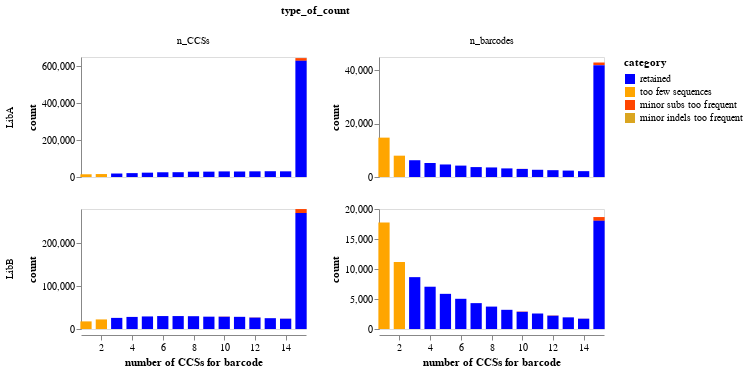

Source (notebook cell):
### Markdown cell above
## Build consensus sequences
Use the [alignparse.consensus.simple_mutconsensus](https://jbloomlab.github.io/alignparse/alignparse.consensus.html#alignparse.consensus.simple_mutconsensus) method to build consensus sequences, and plot how many barcodes and CCSs contributed to valid consensuses or had to be dropped.
Note the stats for barcodes and CCSs look different, because there are uneven numbers of CCSs per barcode:

### Code cell
# get parameters for building consensus
consensus_params = config["consensus_params"]
print(
    "Building consensus sequences with following settings\n  "
    + "\n  ".join(f"{param}={val}" for param, val in consensus_params.items())
)

# build consensus sequences and plot results
max_plot_nseqs = 15  # group nseqs >= this together
plot_width = 225

consensus, dropped = alignparse.consensus.simple_mutconsensus(
    aligned_ccs, mutation_col="gene_mutations", **consensus_params
)

consensus_stats = (
    pd.concat(
        [
            consensus.rename(columns={"variant_call_support": "nseqs"})
            .drop(columns="gene_mutations")
            .assign(drop_reason="retained", dropped=False),
            dropped.assign(dropped=True),
        ]
    )
    .assign(nseqs=lambda x: x["nseqs"].clip(upper=max_plot_nseqs))
    .groupby(["library", "drop_reason", "dropped", "nseqs"], as_index=False)
    .aggregate(
        n_barcodes=pd.NamedAgg("barcode", "count"),
        n_CCSs=pd.NamedAgg("nseqs", "sum"),
    )
    .rename(columns={"drop_reason": "category"})
    .melt(
        id_vars=["library", "category", "dropped", "nseqs"],
        value_vars=["n_barcodes", "n_CCSs"],
        var_name="type_of_count",
        value_name="count",
    )
)

# get drop reasons in order to plot
drop_reasons = (
    consensus_stats.groupby(["category", "dropped"], as_index=False)
    .aggregate({"count": "sum"})
    .sort_values(["dropped", "count"], ascending=[True, False])["category"]
    .tolist()
)
drop_colors = ["blue", "orange", "orangered", "goldenrod", "gold", "darkorange"]
assert len(drop_reasons) <= len(drop_colors)

consensus_stats_chart = (
    alt.Chart(consensus_stats)
    .encode(
        x=alt.X(
            "nseqs",
            scale=alt.Scale(domain=(1, max_plot_nseqs)),
            title="number of CCSs for barcode",
        ),
        y=alt.Y("count", stack=True),
        color=alt.Color(
            "category",
            sort=drop_reasons,
            scale=alt.Scale(range=drop_colors),
        ),
        row=alt.Row(
            "library",
            title=None,
        ),
        column=alt.Column("type_of_count"),
        tooltip=consensus_stats.columns.tolist(),
    )
    .mark_bar(size=0.75 * plot_width / max_plot_nseqs)
    .properties(width=plot_width, height=120)
    .configure_axis(grid=False)
    .resolve_scale(y="independent")
)

display(consensus_stats_chart)

### Figure 1 — Vega-Lite specification as saved in the notebook (floating-point values rounded to 4 significant figures)
{"config": {"view": {"continuousWidth": 300, "continuousHeight": 300}, "axis": {"grid": false}}, "data": {"name": "data-c68ff138f2766fe63fc43eb7e6da75b0"}, "mark": {"type": "bar", "size": 11.25}, "encoding": {"color": {"field": "category", "scale": {"range": ["blue", "orange", "orangered", "goldenrod", "gold", "darkorange"]}, "sort": ["retained", "too few sequences", "minor subs too frequent", "minor indels too frequent"], "type": "nominal"}, "column": {"field": "type_of_count", "type": "nominal"}, "row": {"field": "library", "title": null, "type": "nominal"}, "tooltip": [{"field": "library", "type": "nominal"}, {"field": "category", "type": "nominal"}, {"field": "dropped", "type": "nominal"}, {"field": "nseqs", "type": "quantitative"}, {"field": "type_of_count", "type": "nominal"}, {"field": "count", "type": "quantitative"}], "x": {"field": "nseqs", "scale": {"domain": [1, 15]}, "title": "number of CCSs for barcode", "type": "quantitative"}, "y": {"field": "count", "stack": true, "type": "quantitative"}}, "height": 120, "resolve": {"scale": {"y": "independent"}}, "width": 225, "$schema": "https://vega.github.io/schema/vega-lite/v5.8.0.json", "datasets": {"data-c68ff138f2766fe63fc43eb7e6da75b0": [{"library": "LibA", "category": "minor indels too frequent", "dropped": true, "nseqs": 10, "type_of_count": "n_barcodes", "count": 1}, {"library": "LibA", "category": "minor indels too frequent", "dropped": true, "nseqs": 15, "type_of_count": "n_barcodes", "count": 8}, {"library": "LibA", "category": "minor subs too frequent", "dropped": true, "nseqs": 10, "type_of_count": "n_barcodes", "count": 28}, {"library": "LibA", "category": "minor subs too frequent", "dropped": true, "nseqs": 12, "type_of_count": "n_barcodes", "count": 24}, {"library": "LibA", "category": "minor subs too frequent", "dropped": true, "nseqs": 14, "type_of_count": "n_barcodes", "count": 18}, {"library": "LibA", "category": "minor subs too frequent", "dropped": true, "nseqs": 15, "type_of_count": "n_barcodes", "count": 987}, {"library": "LibA", "category": "retained", "dropped": false, "nseqs": 3, "type_of_count": "n_barcodes", "count": 6289}, {"library": "LibA", "category": "retained", "dropped": false, "nseqs": 4, "type_of_count": "n_barcodes", "count": 5256}, {"library": "LibA", "category": "retained", "dropped": false, "nseqs": 5, "type_of_count": "n_barcodes", "count": 4700}, {"library": "LibA", "category": "retained", "dropped": false, "nseqs": 6, "type_of_count": "n_barcodes", "count": 4274}, {"library": "LibA", "category": "retained", "dropped": false, "nseqs": 7, "type_of_count": "n_barcodes", "count": 3719}, {"library": "LibA", "category": "retained", "dropped": false, "nseqs": 8, "type_of_count": "n_barcodes", "count": 3585}, {"library": "LibA", "category": "retained", "dropped": false, "nseqs": 9, "type_of_count": "n_barcodes", "count": 3226}, {"library": "LibA", "category": "retained", "dropped": false, "nseqs": 10, "type_of_count": "n_barcodes", "count": 3026}, {"library": "LibA", "category": "retained", "dropped": false, "nseqs": 11, "type_of_count": "n_barcodes", "count": 2706}, {"library": "LibA", "category": "retained", "dropped": false, "nseqs": 12, "type_of_count": "n_barcodes", "count": 2556}, {"library": "LibA", "category": "retained", "dropped": false, "nseqs": 13, "type_of_count": "n_barcodes", "count": 2408}, {"library": "LibA", "category": "retained", "dropped": false, "nseqs": 14, "type_of_count": "n_barcodes", "count": 2192}, {"library": "LibA", "category": "retained", "dropped": false, "nseqs": 15, "type_of_count": "n_barcodes", "count": 41949}, {"library": "LibA", "category": "too few sequences", "dropped": true, "nseqs": 1, "type_of_count": "n_barcodes", "count": 14762}, {"library": "LibA", "category": "too few sequences", "dropped": true, "nseqs": 2, "type_of_count": "n_barcodes", "count": 7998}, {"library": "LibB", "category": "minor indels too frequent", "dropped": true, "nseqs": 10, "type_of_count": "n_barcodes", "count": 1}, {"library": "LibB", "category": "minor indels too frequent", "dropped": true, "nseqs": 12, "type_of_count": "n_barcodes", "count": 1}, {"library": "LibB", "category": "minor indels too frequent", "dropped": true, "nseqs": 14, "type_of_count": "n_barcodes", "count": 1}, {"library": "LibB", "category": "minor indels too frequent", "dropped": true, "nseqs": 15, "type_of_count": "n_barcodes", "count": 1}, {"library": "LibB", "category": "minor subs too frequent", "dropped": true, "nseqs": 10, "type_of_count": "n_barcodes", "count": 60}, {"library": "LibB", "category": "minor subs too frequent", "dropped": true, "nseqs": 12, "type_of_count": "n_barcodes", "count": 55}, {"library": "LibB", "category": "minor subs too frequent", "dropped": true, "nseqs": 14, "type_of_count": "n_barcodes", "count": 24}, {"library": "LibB", "category": "minor subs too frequent", "dropped": true, "nseqs": 15, "type_of_count": "n_barcodes", "count": 633}, {"library": "LibB", "category": "retained", "dropped": false, "nseqs": 3, "type_of_count": "n_barcodes", "count": 8643}, {"library": "LibB", "category": "retained", "dropped": false, "nseqs": 4, "type_of_count": "n_barcodes", "count": 7047}, {"library": "LibB", "category": "retained", "dropped": false, "nseqs": 5, "type_of_count": "n_barcodes", "count": 5860}, {"library": "LibB", "category": "retained", "dropped": false, "nseqs": 6, "type_of_count": "n_barcodes", "count": 5034}, {"library": "LibB", "category": "retained", "dropped": false, "nseqs": 7, "type_of_count": "n_barcodes", "count": 4313}, {"library": "LibB", "category": "retained", "dropped": false, "nseqs": 8, "type_of_count": "n_barcodes", "count": 3735}, {"library": "LibB", "category": "retained", "dropped": false, "nseqs": 9, "type_of_count": "n_barcodes", "count": 3198}, {"library": "LibB", "category": "retained", "dropped": false, "nseqs": 10, "type_of_count": "n_barcodes", "count": 2859}, {"library": "LibB", "category": "retained", "dropped": false, "nseqs": 11, "type_of_count": "n_barcodes", "count": 2582}, {"library": "LibB", "category": "retained", "dropped": false, "nseqs": 12, "type_of_count": "n_barcodes", "count": 2214}, {"library": "LibB", "category": "retained", "dropped": false, "nseqs": 13, "type_of_count": "n_barcodes", "count": 1942}, {"library": "LibB", "category": "retained", "dropped": false, "nseqs": 14, "type_of_count": "n_barcodes", "count": 1715}, {"library": "LibB", "category": "retained", "dropped": false, "nseqs": 15, "type_of_count": "n_barcodes", "count": 18026}, {"library": "LibB", "category": "too few sequences", "dropped": true, "nseqs": 1, "type_of_count": "n_barcodes", "count": 17765}, {"library": "LibB", "category": "too few sequences", "dropped": true, "nseqs": 2, "type_of_count": "n_barcodes", "count": 11163}, {"library": "LibA", "category": "minor indels too frequent", "dropped": true, "nseqs": 10, "type_of_count": "n_CCSs", "count": 10}, {"library": "LibA", "category": "minor indels too frequent", "dropped": true, "nseqs": 15, "type_of_count": "n_CCSs", "count": 120}, {"library": "LibA", "category": "minor subs too frequent", "dropped": true, "nseqs": 10, "type_of_count": "n_CCSs", "count": 280}, {"library": "LibA", "category": "minor subs too frequent", "dropped": true, "nseqs": 12, "type_of_count": "n_CCSs", "count": 288}, {"library": "LibA", "category": "minor subs too frequent", "dropped": true, "nseqs": 14, "type_of_count": "n_CCSs", "count": 252}, {"library": "LibA", "category": "minor subs too frequent", "dropped": true, "nseqs": 15, "type_of_count": "n_CCSs", "count": 14805}, {"library": "LibA", "category": "retained", "dropped": false, "nseqs": 3, "type_of_count": "n_CCSs", "count": 18867}, {"library": "LibA", "category": "retained", "dropped": false, "nseqs": 4, "type_of_count": "n_CCSs", "count": 21024}, {"library": "LibA", "category": "retained", "dropped": false, "nseqs": 5, "type_of_count": "n_CCSs", "count": 23500}, {"library": "LibA", "category": "retained", "dropped": false, "nseqs": 6, "type_of_count": "n_CCSs", "count": 25644}, {"library": "LibA", "category": "retained", "dropped": false, "nseqs": 7, "type_of_count": "n_CCSs", "count": 26033}, {"library": "LibA", "category": "retained", "dropped": false, "nseqs": 8, "type_of_count": "n_CCSs", "count": 28680}, {"library": "LibA", "category": "retained", "dropped": false, "nseqs": 9, "type_of_count": "n_CCSs", "count": 29034}, {"library": "LibA", "category": "retained", "dropped": false, "nseqs": 10, "type_of_count": "n_CCSs", "count": 30260}, {"library": "LibA", "category": "retained", "dropped": false, "nseqs": 11, "type_of_count": "n_CCSs", "count": 29766}, {"library": "LibA", "category": "retained", "dropped": false, "nseqs": 12, "type_of_count": "n_CCSs", "count": 30672}, {"library": "LibA", "category": "retained", "dropped": false, "nseqs": 13, "type_of_count": "n_CCSs", "count": 31304}, {"library": "LibA", "category": "retained", "dropped": false, "nseqs": 14, "type_of_count": "n_CCSs", "count": 30688}, {"library": "LibA", "category": "retained", "dropped": false, "nseqs": 15, "type_of_count": "n_CCSs", "count": 629235}, {"library": "LibA", "category": "too few sequences", "dropped": true, "nseqs": 1, "type_of_count": "n_CCSs", "count": 14762}, {"library": "LibA", "category": "too few sequences", "dropped": true, "nseqs": 2, "type_of_count": "n_CCSs", "count": 15996}, {"library": "LibB", "category": "minor indels too frequent", "dropped": true, "nseqs": 10, "type_of_count": "n_CCSs", "count": 10}, {"library": "LibB", "category": "minor indels too frequent", "dropped": true, "nseqs": 12, "type_of_count": "n_CCSs", "count": 12}, {"library": "LibB", "category": "minor indels too frequent", "dropped": true, "nseqs": 14, "type_of_count": "n_CCSs", "count": 14}, {"library": "LibB", "category": "minor indels too frequent", "dropped": true, "nseqs": 15, "type_of_count": "n_CCSs", "count": 15}, {"library": "LibB", "category": "minor subs too frequent", "dropped": true, "nseqs": 10, "type_of_count": "n_CCSs", "count": 600}, {"library": "LibB", "category": "minor subs too frequent", "dropped": true, "nseqs": 12, "type_of_count": "n_CCSs", "count": 660}, {"library": "LibB", "category": "minor subs too frequent", "dropped": true, "nseqs": 14, "type_of_count": "n_CCSs", "count": 336}, {"library": "LibB", "category": "minor subs too frequent", "dropped": true, "nseqs": 15, "type_of_count": "n_CCSs", "count": 9495}, {"library": "LibB", "category": "retained", "dropped": false, "nseqs": 3, "type_of_count": "n_CCSs", "count": 25929}, {"library": "LibB", "category": "retained", "dropped": false, "nseqs": 4, "type_of_count": "n_CCSs", "count": 28188}, {"library": "LibB", "category": "retained", "dropped": false, "nseqs": 5, "type_of_count": "n_CCSs", "count": 29300}, {"library": "LibB", "category": "retained", "dropped": false, "nseqs": 6, "type_of_count": "n_CCSs", "count": 30204}, {"library": "LibB", "category": "retained", "dropped": false, "nseqs": 7, "type_of_count": "n_CCSs", "count": 30191}, {"library": "LibB", "category": "retained", "dropped": false, "nseqs": 8, "type_of_count": "n_CCSs", "count": 29880}, {"library": "LibB", "category": "retained", "dropped": false, "nseqs": 9, "type_of_count": "n_CCSs", "count": 28782}, {"library": "LibB", "category": "retained", "dropped": false, "nseqs": 10, "type_of_count": "n_CCSs", "count": 28590}, {"library": "LibB", "category": "retained", "dropped": false, "nseqs": 11, "type_of_count": "n_CCSs", "count": 28402}, {"library": "LibB", "category": "retained", "dropped": false, "nseqs": 12, "type_of_count": "n_CCSs", "count": 26568}, {"library": "LibB", "category": "retained", "dropped": false, "nseqs": 13, "type_of_count": "n_CCSs", "count": 25246}, {"library": "LibB", "category": "retained", "dropped": false, "nseqs": 14, "type_of_count": "n_CCSs", "count": 24010}, {"library": "LibB", "category": "retained", "dropped": false, "nseqs": 15, "type_of_count": "n_CCSs", "count": 270390}, {"library": "LibB", "category": "too few sequences", "dropped": true, "nseqs": 1, "type_of_count": "n_CCSs", "count": 17765}, {"library": "LibB", "category": "too few sequences", "dropped": true, "nseqs": 2, "type_of_count": "n_CCSs", "count": 22326}]}}
